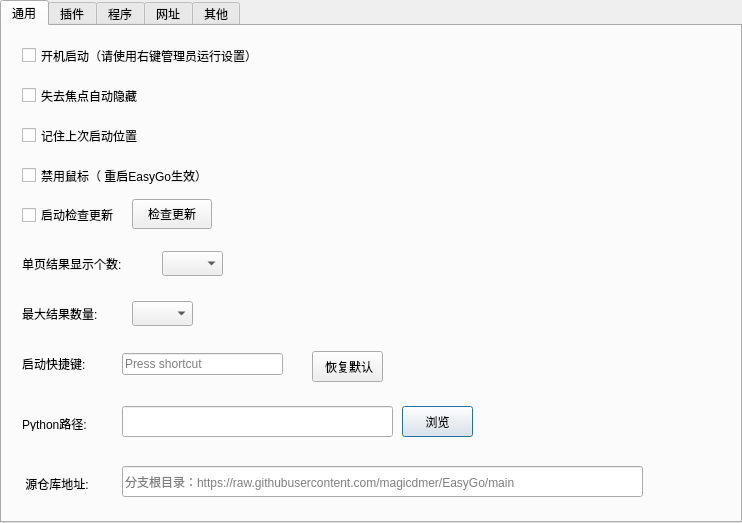
<?xml version="1.0" encoding="UTF-8"?>
<ui version="4.0">
 <class>SetDlg</class>
 <widget class="QDialog" name="SetDlg">
  <property name="geometry">
   <rect>
    <x>0</x>
    <y>0</y>
    <width>742</width>
    <height>523</height>
   </rect>
  </property>
  <property name="sizePolicy">
   <sizepolicy hsizetype="Fixed" vsizetype="Fixed">
    <horstretch>0</horstretch>
    <verstretch>0</verstretch>
   </sizepolicy>
  </property>
  <property name="windowTitle">
   <string>设置</string>
  </property>
  <layout class="QVBoxLayout" name="verticalLayout">
   <property name="spacing">
    <number>0</number>
   </property>
   <property name="leftMargin">
    <number>0</number>
   </property>
   <property name="topMargin">
    <number>0</number>
   </property>
   <property name="rightMargin">
    <number>0</number>
   </property>
   <property name="bottomMargin">
    <number>0</number>
   </property>
   <item>
    <widget class="QTabWidget" name="tabWidget">
     <property name="font">
      <font>
       <pointsize>9</pointsize>
      </font>
     </property>
     <property name="currentIndex">
      <number>0</number>
     </property>
     <widget class="QWidget" name="tab">
      <attribute name="title">
       <string>通用</string>
      </attribute>
      <widget class="QCheckBox" name="chkBoxBootRun">
       <property name="geometry">
        <rect>
         <x>20</x>
         <y>20</y>
         <width>451</width>
         <height>19</height>
        </rect>
       </property>
       <property name="text">
        <string>开机启动（请使用右键管理员运行设置）</string>
       </property>
      </widget>
      <widget class="QCheckBox" name="chkBoxAutoHide">
       <property name="geometry">
        <rect>
         <x>20</x>
         <y>60</y>
         <width>161</width>
         <height>19</height>
        </rect>
       </property>
       <property name="text">
        <string>失去焦点自动隐藏</string>
       </property>
      </widget>
      <widget class="QCheckBox" name="chkRemPosition">
       <property name="geometry">
        <rect>
         <x>20</x>
         <y>100</y>
         <width>151</width>
         <height>19</height>
        </rect>
       </property>
       <property name="text">
        <string>记住上次启动位置</string>
       </property>
      </widget>
      <widget class="QComboBox" name="comBoxDisplayNum">
       <property name="geometry">
        <rect>
         <x>160</x>
         <y>225</y>
         <width>61</width>
         <height>25</height>
        </rect>
       </property>
      </widget>
      <widget class="QLabel" name="label">
       <property name="geometry">
        <rect>
         <x>20</x>
         <y>230</y>
         <width>131</width>
         <height>16</height>
        </rect>
       </property>
       <property name="text">
        <string>单页结果显示个数:</string>
       </property>
      </widget>
      <widget class="QLabel" name="label_2">
       <property name="geometry">
        <rect>
         <x>20</x>
         <y>390</y>
         <width>86</width>
         <height>15</height>
        </rect>
       </property>
       <property name="text">
        <string>Python路径:</string>
       </property>
      </widget>
      <widget class="QLineEdit" name="lineEditPythonPath">
       <property name="geometry">
        <rect>
         <x>120</x>
         <y>380</y>
         <width>271</width>
         <height>31</height>
        </rect>
       </property>
      </widget>
      <widget class="QPushButton" name="pushButtonView">
       <property name="geometry">
        <rect>
         <x>400</x>
         <y>380</y>
         <width>71</width>
         <height>31</height>
        </rect>
       </property>
       <property name="text">
        <string>浏览</string>
       </property>
      </widget>
      <widget class="QLabel" name="label_3">
       <property name="geometry">
        <rect>
         <x>20</x>
         <y>280</y>
         <width>101</width>
         <height>16</height>
        </rect>
       </property>
       <property name="text">
        <string>最大结果数量:</string>
       </property>
      </widget>
      <widget class="QComboBox" name="comboBoxMaxCount">
       <property name="geometry">
        <rect>
         <x>130</x>
         <y>275</y>
         <width>61</width>
         <height>25</height>
        </rect>
       </property>
      </widget>
      <widget class="QLabel" name="label_4">
       <property name="geometry">
        <rect>
         <x>20</x>
         <y>330</y>
         <width>91</width>
         <height>16</height>
        </rect>
       </property>
       <property name="text">
        <string>启动快捷键:</string>
       </property>
      </widget>
      <widget class="QCheckBox" name="chkDisableMouse">
       <property name="geometry">
        <rect>
         <x>20</x>
         <y>140</y>
         <width>241</width>
         <height>19</height>
        </rect>
       </property>
       <property name="text">
        <string>禁用鼠标（ 重启EasyGo生效）</string>
       </property>
      </widget>
      <widget class="QPushButton" name="pushButtonReset">
       <property name="geometry">
        <rect>
         <x>310</x>
         <y>325</y>
         <width>71</width>
         <height>31</height>
        </rect>
       </property>
       <property name="text">
        <string> 恢复默认</string>
       </property>
      </widget>
      <widget class="QKeySequenceEdit" name="keySequenceEdit">
       <property name="geometry">
        <rect>
         <x>120</x>
         <y>323</y>
         <width>161</width>
         <height>31</height>
        </rect>
       </property>
       <property name="baseSize">
        <size>
         <width>0</width>
         <height>0</height>
        </size>
       </property>
       <property name="font">
        <font>
         <pointsize>9</pointsize>
        </font>
       </property>
      </widget>
      <widget class="QCheckBox" name="chkBoxCheckUpdate">
       <property name="geometry">
        <rect>
         <x>20</x>
         <y>180</y>
         <width>111</width>
         <height>18</height>
        </rect>
       </property>
       <property name="text">
        <string>启动检查更新</string>
       </property>
      </widget>
      <widget class="QPushButton" name="pushButtonCheckUpdate">
       <property name="geometry">
        <rect>
         <x>130</x>
         <y>173</y>
         <width>80</width>
         <height>30</height>
        </rect>
       </property>
       <property name="text">
        <string>检查更新</string>
       </property>
      </widget>
      <widget class="QLabel" name="label_6">
       <property name="geometry">
        <rect>
         <x>20</x>
         <y>450</y>
         <width>86</width>
         <height>15</height>
        </rect>
       </property>
       <property name="text">
        <string> 源仓库地址:</string>
       </property>
      </widget>
      <widget class="QLineEdit" name="lineEditRepoUrl">
       <property name="geometry">
        <rect>
         <x>120</x>
         <y>440</y>
         <width>521</width>
         <height>31</height>
        </rect>
       </property>
       <property name="placeholderText">
        <string>分支根目录：https://raw.githubusercontent.com/magicdmer/EasyGo/main</string>
       </property>
      </widget>
     </widget>
     <widget class="QWidget" name="tab_2">
      <attribute name="title">
       <string>插件</string>
      </attribute>
      <widget class="QTreeWidget" name="treeWidget">
       <property name="geometry">
        <rect>
         <x>0</x>
         <y>0</y>
         <width>736</width>
         <height>495</height>
        </rect>
       </property>
       <property name="font">
        <font>
         <pointsize>9</pointsize>
        </font>
       </property>
       <property name="frameShape">
        <enum>QFrame::NoFrame</enum>
       </property>
       <property name="frameShadow">
        <enum>QFrame::Sunken</enum>
       </property>
       <property name="horizontalScrollBarPolicy">
        <enum>Qt::ScrollBarAsNeeded</enum>
       </property>
       <property name="editTriggers">
        <set>QAbstractItemView::DoubleClicked</set>
       </property>
       <property name="textElideMode">
        <enum>Qt::ElideMiddle</enum>
       </property>
       <property name="indentation">
        <number>0</number>
       </property>
       <property name="itemsExpandable">
        <bool>false</bool>
       </property>
       <attribute name="headerCascadingSectionResizes">
        <bool>true</bool>
       </attribute>
       <attribute name="headerStretchLastSection">
        <bool>false</bool>
       </attribute>
       <column>
        <property name="text">
         <string notr="true">1</string>
        </property>
       </column>
      </widget>
     </widget>
     <widget class="QWidget" name="tab_3">
      <attribute name="title">
       <string>程序</string>
      </attribute>
      <widget class="QPushButton" name="pushButtonAdd">
       <property name="geometry">
        <rect>
         <x>380</x>
         <y>455</y>
         <width>93</width>
         <height>28</height>
        </rect>
       </property>
       <property name="text">
        <string>添加</string>
       </property>
      </widget>
      <widget class="QPushButton" name="pushButtonDelete">
       <property name="geometry">
        <rect>
         <x>500</x>
         <y>455</y>
         <width>93</width>
         <height>28</height>
        </rect>
       </property>
       <property name="text">
        <string>删除</string>
       </property>
      </widget>
      <widget class="QListWidget" name="listWidget">
       <property name="geometry">
        <rect>
         <x>10</x>
         <y>50</y>
         <width>716</width>
         <height>391</height>
        </rect>
       </property>
      </widget>
      <widget class="QPushButton" name="pushButtonIndex">
       <property name="geometry">
        <rect>
         <x>620</x>
         <y>455</y>
         <width>93</width>
         <height>28</height>
        </rect>
       </property>
       <property name="text">
        <string>索引</string>
       </property>
      </widget>
      <widget class="QProgressBar" name="progressBar">
       <property name="geometry">
        <rect>
         <x>20</x>
         <y>455</y>
         <width>141</width>
         <height>23</height>
        </rect>
       </property>
       <property name="value">
        <number>0</number>
       </property>
       <property name="textVisible">
        <bool>false</bool>
       </property>
      </widget>
      <widget class="QCheckBox" name="chkEnableNormalIndex">
       <property name="geometry">
        <rect>
         <x>10</x>
         <y>15</y>
         <width>361</width>
         <height>19</height>
        </rect>
       </property>
       <property name="text">
        <string>启用普通文件遍历方式（不推荐，索引速度较慢）</string>
       </property>
      </widget>
      <widget class="QCheckBox" name="chkClearHistory">
       <property name="geometry">
        <rect>
         <x>420</x>
         <y>15</y>
         <width>231</width>
         <height>16</height>
        </rect>
       </property>
       <property name="text">
        <string>启用清空上次输入内容</string>
       </property>
      </widget>
      <widget class="QLabel" name="label_5">
       <property name="geometry">
        <rect>
         <x>190</x>
         <y>460</y>
         <width>171</width>
         <height>21</height>
        </rect>
       </property>
       <property name="font">
        <font>
         <pointsize>9</pointsize>
        </font>
       </property>
       <property name="styleSheet">
        <string notr="true">color: rgb(255, 11, 64);</string>
       </property>
       <property name="text">
        <string>右键管理员打开进行索引</string>
       </property>
      </widget>
     </widget>
     <widget class="QWidget" name="tab_4">
      <attribute name="title">
       <string>网址</string>
      </attribute>
      <widget class="QTreeWidget" name="wsTreeWidget">
       <property name="geometry">
        <rect>
         <x>10</x>
         <y>50</y>
         <width>716</width>
         <height>391</height>
        </rect>
       </property>
       <property name="editTriggers">
        <set>QAbstractItemView::DoubleClicked</set>
       </property>
       <property name="indentation">
        <number>0</number>
       </property>
       <column>
        <property name="text">
         <string notr="true">1</string>
        </property>
       </column>
      </widget>
      <widget class="QPushButton" name="pushButtonAddUrl">
       <property name="geometry">
        <rect>
         <x>510</x>
         <y>455</y>
         <width>93</width>
         <height>28</height>
        </rect>
       </property>
       <property name="text">
        <string>添加</string>
       </property>
      </widget>
      <widget class="QPushButton" name="pushButtonDelUrl">
       <property name="geometry">
        <rect>
         <x>620</x>
         <y>455</y>
         <width>93</width>
         <height>28</height>
        </rect>
       </property>
       <property name="text">
        <string>删除</string>
       </property>
      </widget>
      <widget class="QCheckBox" name="chkBoxSuggest">
       <property name="geometry">
        <rect>
         <x>10</x>
         <y>15</y>
         <width>161</width>
         <height>16</height>
        </rect>
       </property>
       <property name="text">
        <string>启用百度搜索建议</string>
       </property>
      </widget>
     </widget>
     <widget class="QWidget" name="tab_5">
      <attribute name="title">
       <string>其他</string>
      </attribute>
      <widget class="QLabel" name="labelUsage">
       <property name="geometry">
        <rect>
         <x>20</x>
         <y>20</y>
         <width>351</width>
         <height>21</height>
        </rect>
       </property>
       <property name="text">
        <string>你已经激活了EasyGo 0 次</string>
       </property>
      </widget>
     </widget>
    </widget>
   </item>
  </layout>
 </widget>
 <resources/>
 <connections/>
</ui>
